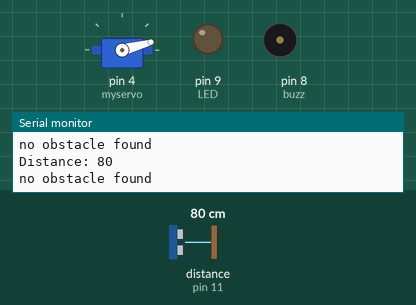
Bench run of a sketch on a simulated Arduino Uno, built with avr-gcc and run on an emulated ATmega328P. Shown: servo, output pins drawn as LEDs (lit = HIGH), buzzer (waves = sounding, pin HIGH), the last lines printed to the serial monitor. Wiring (inferred from the names in the program): ultrasonic range finder: trigger pin 10; echo pin 11. The inputs (shaded band) are chosen by the test bench; at power-on: distance to the obstacle (sensor on pin 11) 80 cm. The echo pulse lasts 58.3 µs per cm; pins used as bus, display or sensor lines are not drawn.

Above: at 1.2 s.
1.3 s: distance to the obstacle (sensor on pin 11) set to 59 cm
4.3 s: distance to the obstacle (sensor on pin 11) set to 54 cm
At 7.1 s:
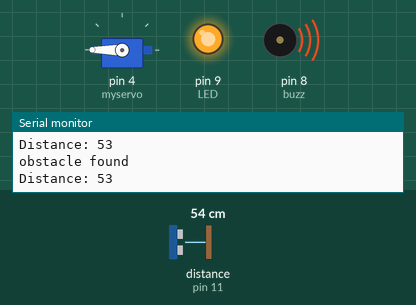
7.3 s: distance to the obstacle (sensor on pin 11) set to 60 cm
At 9.9 s:
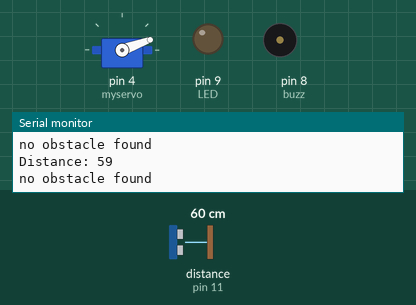
Timing chart, 0 to 11.4 s (numbered marks = the images above; inputs shaded):
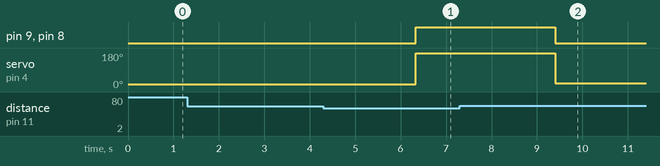

Measured:
- the behaviour switches between 57 and 56 cm on distance to the obstacle (sensor on pin 11) (found by bisection; images 0 and 1)
- after the input at 4.3 s, pin 9 (LED), pin 8 (buzz): LOW → HIGH after 2.0 s; servo on pin 4 (myservo): 15° → 180° after 2.0 s
- after the input at 7.3 s, pin 9 (LED), pin 8 (buzz): HIGH → LOW after 2.1 s; servo on pin 4 (myservo): 180° → 20° after 2.1 s

The sketch:

cat-repellent.ino
```cpp
#include <Servo.h>
const int echoPin = 11; // attach pin D2 Arduino to pin Echo of HC-SR04
const int trigPin = 10; //attach pin D3 Arduino to pin Trig of HC-SR04
const int LED = 9;
const int buzz = 8;
Servo myservo;

unsigned long sensorTrigger;
unsigned long outputOnAt;
unsigned long turnOnDelay = 2000;
unsigned long turnOffDelay = 3000;
bool outputReady = false;
bool outputState = false;
long distance;

void setup() {
  pinMode(trigPin, OUTPUT); // Sets the trigPin as an OUTPUT
  pinMode(echoPin, INPUT); // Sets the echoPin as an INPUT
  pinMode(buzz, OUTPUT);
  pinMode(LED, OUTPUT);
  myservo.attach(4);
  myservo.write(15);
  Serial.begin(9600); // // Serial Communication is starting with 9600 of baudrate speed
}
void loop() {
  unsigned long currentTime = millis();
  displayDistance();
  distance = readUltrasonicDistance(trigPin, echoPin);
  if(distance <= 55){
    Serial.println("obstacle found");
  } else{
    Serial.println("no obstacle found");
  }
  if(distance <= 55 && !outputReady){
    sensorTrigger = currentTime;
    Serial.println("ACTIVATE");
    outputReady = true;
  }else if (distance > 55){
    outputReady = false;
  }
  if(outputReady){
    if(currentTime - sensorTrigger >= turnOnDelay){
      //wait for time to pass
      digitalWrite(LED, HIGH);
      digitalWrite(buzz, HIGH);
      myservo.write(180);
      Serial.println("ONNNNNNNNNNNNNNNNNNNNNNNNN");
      outputState = true;
      outputOnAt = currentTime;
      outputReady = false;
    }
  }

  if(outputState){
    if(currentTime - outputOnAt >= turnOffDelay){
      outputState = false;
      Serial.println("                         ");
      myservo.write(20);
      digitalWrite(LED, LOW);
      digitalWrite(buzz, LOW);
    }
  }

}

long readUltrasonicDistance(int triggerPin, int echoPin){
  pinMode(triggerPin, OUTPUT);  // Clear the trigger
  digitalWrite(triggerPin, LOW);
  delayMicroseconds(2);
  // Sets the trigger pin to HIGH state for 10 microseconds
  digitalWrite(triggerPin, HIGH);
  delayMicroseconds(10);
  digitalWrite(triggerPin, LOW);
  pinMode(echoPin, INPUT);
  // Reads the echo pin, and returns the sound wave travel time in microseconds
  return 0.01723 * pulseIn(echoPin, HIGH);
}

void displayDistance(){
  long detectDistance = readUltrasonicDistance(trigPin, echoPin);
  Serial.print("Distance: ");
  Serial.println(detectDistance);
}
```
